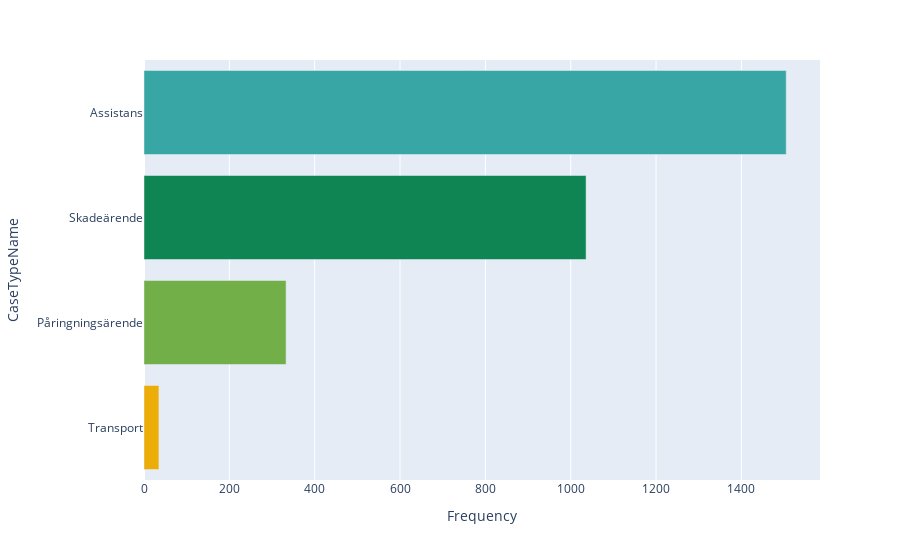

Notebook source saved alongside this figure:
### Code cell
bar_figure_top_values(create_Subdata(events,EVENTS_TYPE),EVENTS_TYPE)

### Figure 1 — Plotly figure (JSON) as saved in the notebook; plotly's stock layout.template omitted (floating-point values rounded to 4 significant figures)
{"data": [{"alignmentgroup": "True", "hovertemplate": "CaseTypeName=%{y}<br>Frequency=%{x}<extra></extra>", "legendgroup": "Assistans", "marker": {"color": "rgb(56, 166, 165)", "pattern": {"shape": ""}}, "name": "Assistans", "offsetgroup": "Assistans", "orientation": "h", "showlegend": true, "textposition": "auto", "type": "bar", "x": [1505], "xaxis": "x", "y": ["Assistans"], "yaxis": "y"}, {"alignmentgroup": "True", "hovertemplate": "CaseTypeName=%{y}<br>Frequency=%{x}<extra></extra>", "legendgroup": "Skadeärende", "marker": {"color": "rgb(15, 133, 84)", "pattern": {"shape": ""}}, "name": "Skadeärende", "offsetgroup": "Skadeärende", "orientation": "h", "showlegend": true, "textposition": "auto", "type": "bar", "x": [1036], "xaxis": "x", "y": ["Skadeärende"], "yaxis": "y"}, {"alignmentgroup": "True", "hovertemplate": "CaseTypeName=%{y}<br>Frequency=%{x}<extra></extra>", "legendgroup": "Påringningsärende", "marker": {"color": "rgb(115, 175, 72)", "pattern": {"shape": ""}}, "name": "Påringningsärende", "offsetgroup": "Påringningsärende", "orientation": "h", "showlegend": true, "textposition": "auto", "type": "bar", "x": [333], "xaxis": "x", "y": ["Påringningsärende"], "yaxis": "y"}, {"alignmentgroup": "True", "hovertemplate": "CaseTypeName=%{y}<br>Frequency=%{x}<extra></extra>", "legendgroup": "Transport", "marker": {"color": "rgb(237, 173, 8)", "pattern": {"shape": ""}}, "name": "Transport", "offsetgroup": "Transport", "orientation": "h", "showlegend": true, "textposition": "auto", "type": "bar", "x": [35], "xaxis": "x", "y": ["Transport"], "yaxis": "y"}], "layout": {"barmode": "relative", "legend": {"title": {"text": "CaseTypeName"}, "tracegroupgap": 0}, "margin": {"t": 60}, "showlegend": false, "xaxis": {"anchor": "y", "domain": [0, 1], "title": {"text": "Frequency"}}, "yaxis": {"anchor": "x", "categoryarray": ["Transport", "Påringningsärende", "Skadeärende", "Assistans"], "categoryorder": "array", "domain": [0, 1], "title": {"text": "CaseTypeName"}, "type": "category"}}}
